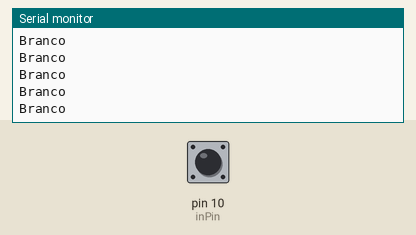
Simulated run of this sketch. Board: Arduino Uno, built with avr-gcc and run on an emulated ATmega328P. Parts: the last lines printed to the serial monitor. The test bench sets the inputs (shaded band); at power-on: pin 10 (inPin) LOW.

Above: at 1.2 s.
1.3 s: pin 10 (inPin) driven HIGH
At 2.3 s:
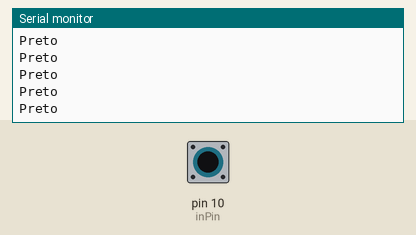
6.2 s: pin 10 (inPin) pulsed LOW 2 times (0.12 s each, 0.3 s apart)
9.8 s: pin 10 (inPin) driven LOW
At 10.7 s:
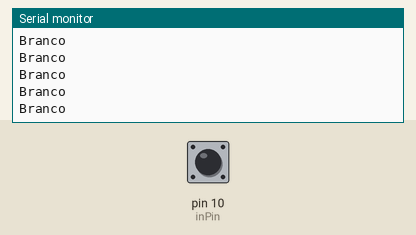
12.8 s: pin 10 (inPin) driven HIGH
At 13.5 s:
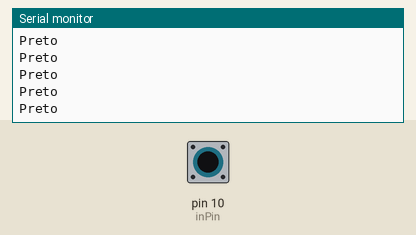

The sketch:

sensor_de_linha.ino
```cpp
int inPin = 10;

void setup()
{
   Serial.begin(9600);
   pinMode(inPin, INPUT);
}

void loop()
{
    int valor = digitalRead(inPin);

  Serial.println((valor == 1? "Preto":"Branco"));
}
```

Measured:
- after the input at 1.3 s, the serial monitor: prints a new line after 0.07 s (image 1)
- after the input at 9.8 s, the serial monitor: prints a new line after 0.07 s (image 2)
